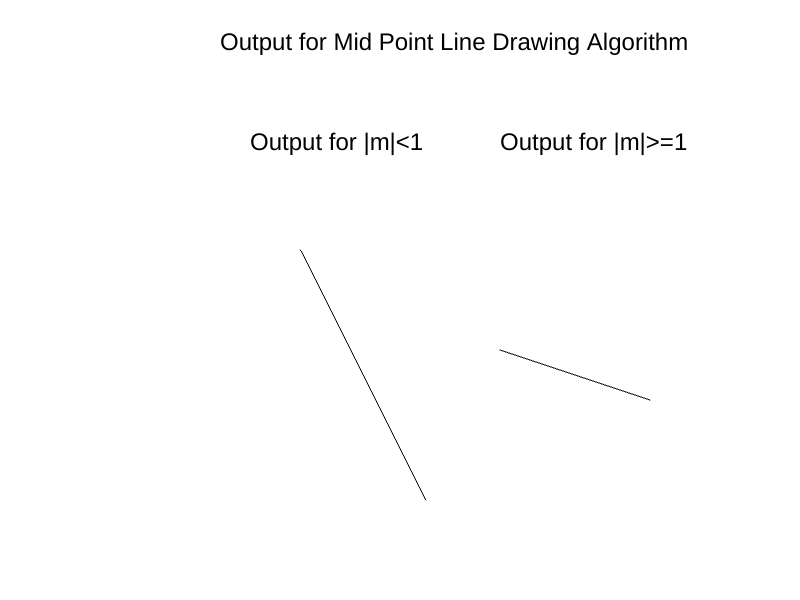
Frame 1 (no input)
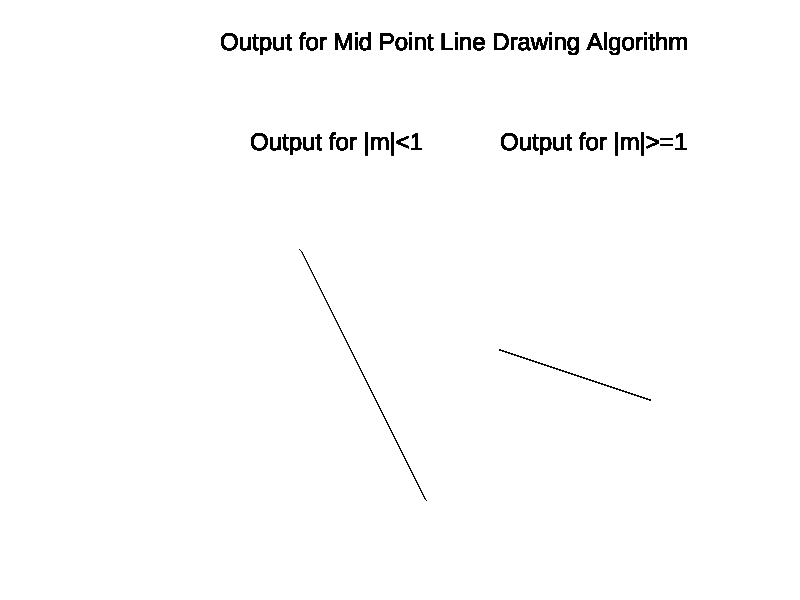
Frame 60 (no input)
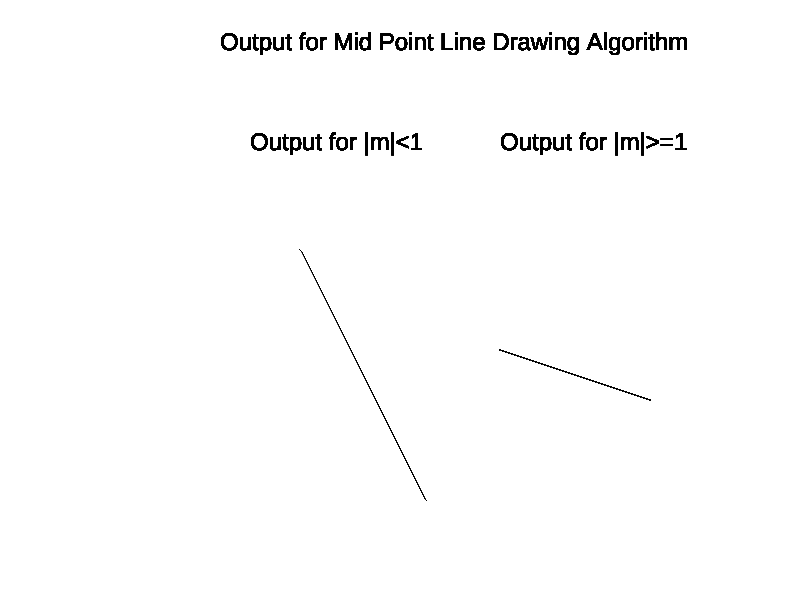
Frame 120 (the mouse pressed at the canvas centre since frame 60)

The p5.js sketch that drew these frames (run headless with seeded random() and noise() and a simulated clock; from frame 60 on, the mouse is pressed at the canvas centre):

// p5.js sketch
// ── sketch.js
//midpoint line drawing algorithm
function setup() {
	createCanvas(displayWidth, displayHeight);
}
  
function draw() {
	textSize(24);
	text('Output for Mid Point Line Drawing Algorithm',220,50);
	text('Output for |m|<1',250,150);
	midPointLine(300, 250, 425, 500);     //coordinates for the line
	text('Output for |m|>=1',500,150);
	midPointLine(500, 350, 650, 400);
}

function midPointLine(X1, Y1, X2, Y2){
 
    // calculate dx & dy
    var dx = X2 - X1;
    var dy = Y2 - Y1;
	var m = dy / dx;
 
    // initial value of decision parameter d
    var d = dy - (dx/2);
    var x = X1
	var y = Y1;
 
	beginShape();
	vertex(x,y);
    
	// for slope < 1
    if(abs(m)<1){
		while ( x < X2)
   		{
		   	x++;
	      	if (d < 0){
            	d = d + dy;
		    }
        	else{
            d += (dy - dx);
            y++;
        	}
			vertex(x,y);
    	}
	}
	//for slope >=1
	else{
		while ( y < Y2)
   		{
			y++;
			if (d < 0){
				d = d + dx;
		 	}
		  	else{
		 		 d += (dx - dy);
		 		 x++;
		  	}
			  vertex(x,y);
    	}

	}
	endShape();
}
 
